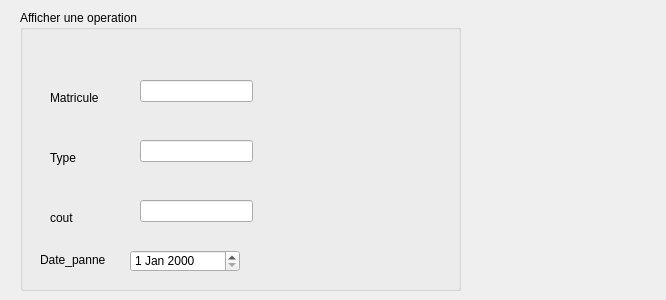
<?xml version="1.0" encoding="UTF-8"?>
<ui version="4.0">
 <class>affichage</class>
 <widget class="QDialog" name="affichage">
  <property name="geometry">
   <rect>
    <x>0</x>
    <y>0</y>
    <width>666</width>
    <height>300</height>
   </rect>
  </property>
  <property name="windowTitle">
   <string>Afficher un maintenance</string>
  </property>
  <widget class="QGroupBox" name="groupBox">
   <property name="geometry">
    <rect>
     <x>20</x>
     <y>10</y>
     <width>441</width>
     <height>281</height>
    </rect>
   </property>
   <property name="title">
    <string>Afficher une operation</string>
   </property>
   <widget class="QLabel" name="label">
    <property name="geometry">
     <rect>
      <x>30</x>
      <y>80</y>
      <width>55</width>
      <height>16</height>
     </rect>
    </property>
    <property name="text">
     <string>Matricule</string>
    </property>
   </widget>
   <widget class="QLabel" name="label_2">
    <property name="geometry">
     <rect>
      <x>30</x>
      <y>140</y>
      <width>55</width>
      <height>16</height>
     </rect>
    </property>
    <property name="text">
     <string>Type</string>
    </property>
   </widget>
   <widget class="QLabel" name="label_3">
    <property name="geometry">
     <rect>
      <x>30</x>
      <y>200</y>
      <width>81</width>
      <height>16</height>
     </rect>
    </property>
    <property name="text">
     <string>cout</string>
    </property>
   </widget>
   <widget class="QLineEdit" name="lineEdit">
    <property name="geometry">
     <rect>
      <x>120</x>
      <y>70</y>
      <width>113</width>
      <height>22</height>
     </rect>
    </property>
   </widget>
   <widget class="QLineEdit" name="lineEdit_2">
    <property name="geometry">
     <rect>
      <x>120</x>
      <y>130</y>
      <width>113</width>
      <height>22</height>
     </rect>
    </property>
   </widget>
   <widget class="QLineEdit" name="lineEdit_3">
    <property name="geometry">
     <rect>
      <x>120</x>
      <y>190</y>
      <width>113</width>
      <height>22</height>
     </rect>
    </property>
   </widget>
   <widget class="QLabel" name="label_4">
    <property name="geometry">
     <rect>
      <x>20</x>
      <y>240</y>
      <width>71</width>
      <height>20</height>
     </rect>
    </property>
    <property name="text">
     <string>Date_panne</string>
    </property>
   </widget>
   <widget class="QDateEdit" name="dateEdit">
    <property name="geometry">
     <rect>
      <x>110</x>
      <y>240</y>
      <width>110</width>
      <height>22</height>
     </rect>
    </property>
   </widget>
  </widget>
 </widget>
 <resources/>
 <connections/>
</ui>
